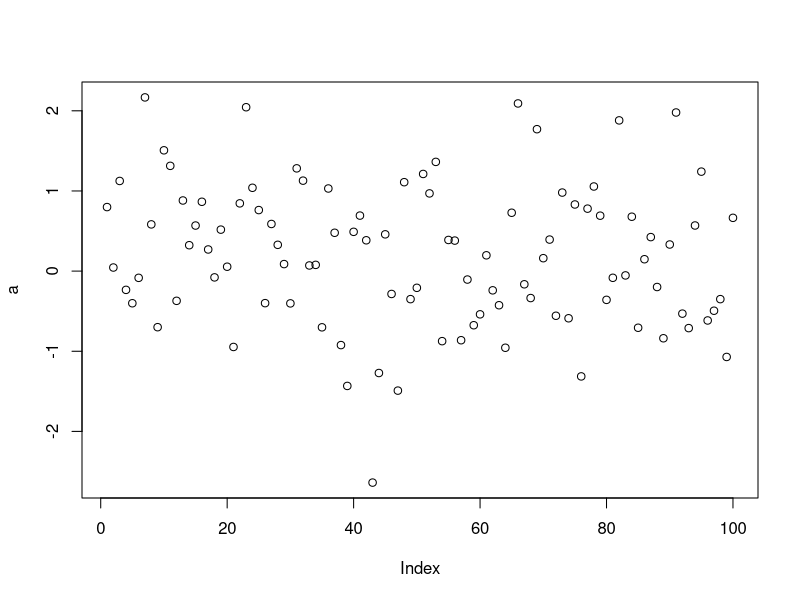
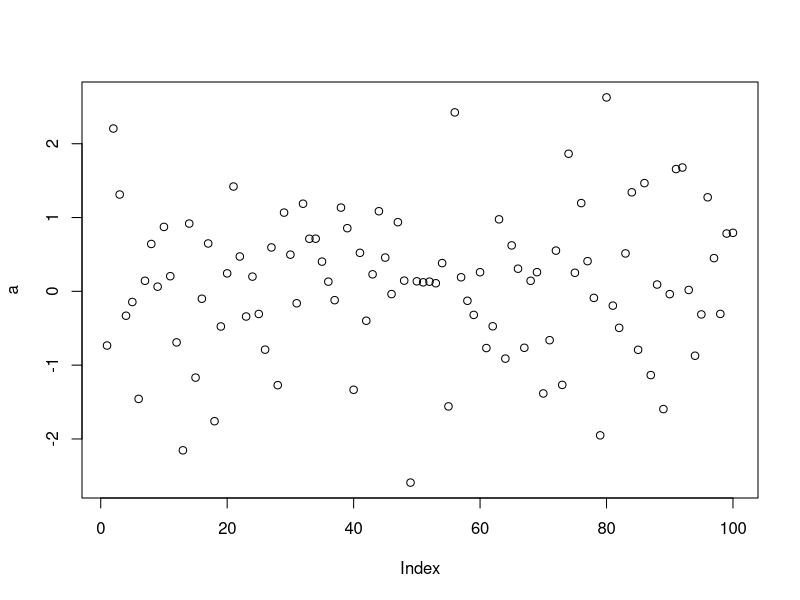

R code for these plots, in order:
## ---- chunk 1
knitr::opts_chunk$set(echo = TRUE, eval = TRUE)
# You can set up default seting using r setup
# Here by default we used `echo = TRUE` to tell all chunks to print out the source code
# We also used eval = TRUE so that all the code is evaluated and the results displayed
# Both of these options can be overriden in a particular chunk, though
## ---- chunk 2
# You can show the code and the output and shut off warnings
a <- rnorm(100)
plot(a) 
## ---- chunk 3
a <- rnorm(100)
plot(a) 
